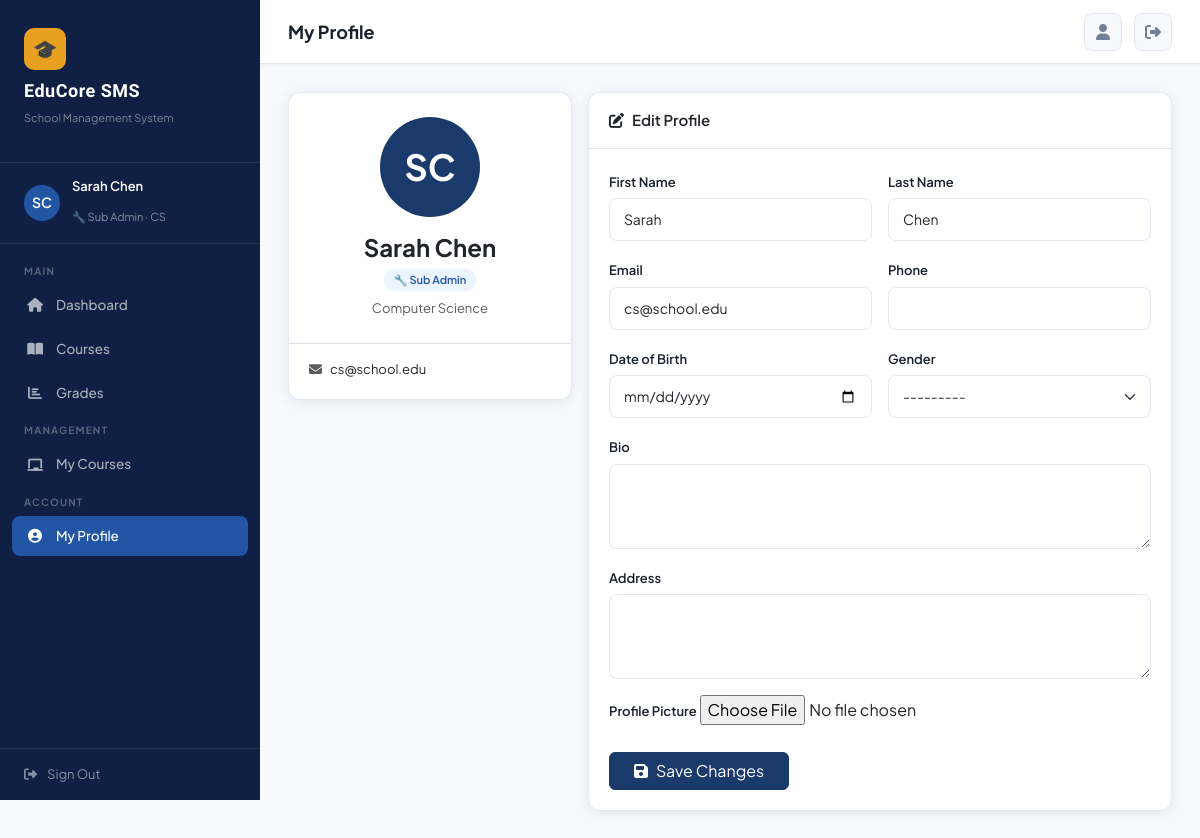
The app's page /accounts/profile/ (signed in) with its own data.
### accounts/models.py (models this page shows, shortened)
class User(AbstractUser):
    ROLE_CHOICES = [
        ('super_admin', 'Super Admin'),
        ('sub_admin', 'Sub Admin'),
        ('student', 'Student'),
    ]
    role = models.CharField(max_length=20, choices=ROLE_CHOICES, default='student')
    department = models.ForeignKey(Department, on_delete=models.SET_NULL, null=True, blank=True)
    phone = models.CharField(max_length=20, blank=True)
    address = models.TextField(blank=True)
    profile_picture = models.ImageField(upload_to='profiles/', blank=True, null=True)
    bio = models.TextField(blank=True)
    student_id = models.CharField(max_length=20, blank=True, unique=True, null=True)
    date_of_birth = models.DateField(null=True, blank=True)
    gender = models.CharField(max_length=10, choices=[('M','Male'),('F','Female'),('O','Other')], blank=True)
    is_active = models.BooleanField(default=True)
    created_at = models.DateTimeField(auto_now_add=True)
    @property
    def is_super_admin(self):
        return self.role == 'super_admin'
    @property
    def is_sub_admin(self):
        return self.role == 'sub_admin'

class Department(models.Model):
    name = models.CharField(max_length=100)
    code = models.CharField(max_length=10, unique=True)
    description = models.TextField(blank=True)
    created_at = models.DateTimeField(auto_now_add=True)

### accounts/views.py (the view)
# urls.py: path('profile/', views.profile_view, name='profile'),
@login_required
def profile_view(request):
    if request.method == 'POST':
        form = UserProfileForm(request.POST, request.FILES, instance=request.user)
        if form.is_valid():
            form.save()
            messages.success(request, 'Profile updated successfully!')
            return redirect('profile')
    else:
        form = UserProfileForm(instance=request.user)
    return render(request, 'accounts/profile.html', {'form': form})

### accounts/forms.py
class UserProfileForm(forms.ModelForm):
    class Meta:
        model = User
        fields = ['first_name','last_name','email','phone','address','profile_picture','bio','date_of_birth','gender']
        widgets = {
            'first_name': forms.TextInput(attrs={'class':'form-control'}),
            'last_name': forms.TextInput(attrs={'class':'form-control'}),
            'email': forms.EmailInput(attrs={'class':'form-control'}),
            'phone': forms.TextInput(attrs={'class':'form-control'}),
            'address': forms.Textarea(attrs={'class':'form-control','rows':3}),
            'bio': forms.Textarea(attrs={'class':'form-control','rows':3}),
            'date_of_birth': forms.DateInput(attrs={'class':'form-control','type':'date'}),
            'gender': forms.Select(attrs={'class':'form-select'}),
        }

### templates/accounts/profile.html (shortened to what this page needs)
{% extends 'base.html' %}
{% block page_title %}My Profile{% endblock %}
{% block content %}
<div class="row g-3">
  <div class="col-md-4">
    <div class="card text-center">
      <div class="card-body py-4">
        <div style="width:100px;height:100px;border-radius:50%;background:var(--primary);display:flex;align-items:center;justify-content:center;font-size:36px;font-weight:700;color:white;margin:0 auto 16px;overflow:hidden;">
          {% if user.profile_picture %}<img src="{{ user.profile_picture.url }}" style="width:100%;height:100%;object-fit:cover;">{% else %}{{ user.first_name|first|upper }}{{ user.last_name|first|upper }}{% endif %}
        </div>
        <h4 style="font-weight:700;margin-bottom:4px;">{{ user.get_full_name|default:user.username }}</h4>
        <span class="role-badge {% if user.is_super_admin %}badge-super{% elif user.is_sub_admin %}badge-admin{% else %}badge-student{% endif %}">
          {% if user.is_super_admin %}⭐ Super Admin{% elif user.is_sub_admin %}🔧 Sub Admin{% else %}🎒 Student{% endif %}
        </span>
        {% if user.department %}<p class="text-muted mt-2 mb-0" style="font-size:13px;">{{ user.department.name }}</p>{% endif %}
      </div>
      <div class="card-body border-top pt-3">
        <div style="display:grid;gap:10px;text-align:left;">
          {% if user.email %}<div style="font-size:13px;"><i class="fas fa-envelope me-2 text-muted"></i>{{ user.email }}</div>{% endif %}
        </div>
      </div>
    </div>
  </div>
  <div class="col-md-8">
    <div class="card">
      <div class="card-header"><i class="fas fa-edit me-2"></i>Edit Profile</div>
      <div class="card-body">
        <form method="post" enctype="multipart/form-data">
          <div class="row g-3">
            <div class="col-md-6">
              <label class="form-label">First Name</label>
              {{ form.first_name }}
            </div>
            <div class="col-md-6">
              <label class="form-label">Last Name</label>
              {{ form.last_name }}
            </div>
            <div class="col-md-6">
              <label class="form-label">Email</label>
              {{ form.email }}
            </div>
            <div class="col-md-6">
              <label class="form-label">Phone</label>
              {{ form.phone }}
            </div>
            <div class="col-md-6">
              <label class="form-label">Date of Birth</label>
              {{ form.date_of_birth }}
            </div>
            <div class="col-md-6">
              <label class="form-label">Gender</label>
              {{ form.gender }}
            </div>
            <div class="col-12">
              <label class="form-label">Bio</label>
              {{ form.bio }}
            </div>
            <div class="col-12">
              <label class="form-label">Address</label>
              {{ form.address }}
            </div>
            <div class="col-12">
              <label class="form-label">Profile Picture</label>
              {{ form.profile_picture }}
            </div>
          </div>
          <div class="mt-4">
            <button type="submit" class="btn btn-primary px-4"><i class="fas fa-save me-2"></i>Save Changes</button>
          </div>
        </form>
      </div>
    </div>
  </div>
</div>
{% endblock %}

### templates/base.html (shortened to what this page needs)
<!DOCTYPE html>
<html lang="en">
<head>
<link href="https://cdnjs.cloudflare.com/ajax/libs/bootstrap/5.3.0/css/bootstrap.min.css" rel="stylesheet">
<link href="https://cdnjs.cloudflare.com/ajax/libs/font-awesome/6.4.0/css/all.min.css" rel="stylesheet">
</head>
<body>
{% if user.is_authenticated %}
<div id="sidebar">
  <div class="sidebar-logo">
    <div class="logo-icon">🎓</div>
    <h2>EduCore SMS</h2>
    <p>School Management System</p>
  </div>
  <div class="sidebar-user">
    <div class="avatar">
      {% if user.profile_picture %}
        <img src="{{ user.profile_picture.url }}" alt="">
      {% else %}
        {{ user.first_name|first|upper }}{{ user.last_name|first|upper }}
      {% endif %}
    </div>
    <div class="info">
      <h4>{{ user.get_full_name|default:user.username }}</h4>
      <span>
        {% if user.is_super_admin %}⭐ Super Admin
        {% elif user.is_sub_admin %}🔧 Sub Admin{% if user.department %} · {{ user.department.code }}{% endif %}
        {% else %}🎒 Student{% endif %}
      </span>
    </div>
  </div>
  <nav class="sidebar-nav">
    <div class="nav-section-label">Main</div>
    <div class="nav-item">
      <a href="{% url 'dashboard' %}" class="nav-link {% if request.resolver_match.url_name == 'dashboard' %}active{% endif %}">
        <i class="fas fa-home"></i> Dashboard
      </a>
    </div>
    <div class="nav-item">
      <a href="{% url 'course_list' %}" class="nav-link {% if 'course' in request.resolver_match.url_name %}active{% endif %}">
        <i class="fas fa-book-open"></i> Courses
      </a>
    </div>
    <div class="nav-item">
      <a href="{% url 'grade_list' %}" class="nav-link {% if 'grade' in request.resolver_match.url_name or 'semester_results' in request.resolver_match.url_name %}active{% endif %}">
        <i class="fas fa-chart-bar"></i> Grades
      </a>
    </div>
    {% if user.is_super_admin or user.is_sub_admin %}
    <div class="nav-section-label">Management</div>
    <div class="nav-item">
      <a href="{% url 'course_list' %}" class="nav-link">
        <i class="fas fa-chalkboard"></i> My Courses
      </a>
    </div>
    {% endif %}
    <div class="nav-section-label">Account</div>
    <div class="nav-item">
      <a href="{% url 'profile' %}" class="nav-link {% if request.resolver_match.url_name == 'profile' %}active{% endif %}">
        <i class="fas fa-user-circle"></i> My Profile
      </a>
    </div>
  </nav>
  <div class="sidebar-footer">
    <a href="{% url 'logout' %}"><i class="fas fa-sign-out-alt"></i> Sign Out</a>
  </div>
</div>
<div id="main-content">
  <div class="topbar">
    <div class="d-flex align-items-center gap-3">
      <span class="topbar-title">{% block page_title %}Dashboard{% endblock %}</span>
    </div>
    <div class="topbar-actions">
      <a href="{% url 'profile' %}" class="btn-icon" title="Profile">
        <i class="fas fa-user"></i>
      </a>
      <a href="{% url 'logout' %}" class="btn-icon" title="Logout">
        <i class="fas fa-sign-out-alt"></i>
      </a>
    </div>
  </div>
  <div class="page-content">
    {% block content %}{% endblock %}
  </div>
</div>
{% else %}
  {% block auth_content %}{% endblock %}
{% endif %}
</body>
</html>

### templates/base.html (style rules this page uses)
:root { --primary: #1a3a6b; --primary-light: #2255a4; --accent: #e8a020; --accent-hover: #d4911c; --sidebar-bg: #0f2044; --sidebar-hover: #1a3a6b; --success: #0f9e6e; --danger: #e53e3e; --warning: #f6ad55; --text-dark: #1a202c; --text-muted: #718096; --bg-light: #f7f9fc; --card-shadow: 0 2px 12px rgba(26,58,107,0.10); --card-shadow-hover: 0 8px 24px rgba(26,58,107,0.18); --border-color: #e2e8f0; --sidebar-width: 260px; }
* { box-sizing: border-box; margin: 0; padding: 0; }
body { font-family: 'Plus Jakarta Sans', sans-serif; background: var(--bg-light); color: var(--text-dark); min-height: 100vh; }
#sidebar { width: var(--sidebar-width); height: 100vh; background: var(--sidebar-bg); position: fixed; left: 0; top: 0; z-index: 1000; overflow-y: auto; transition: transform 0.3s ease; display: flex; flex-direction: column; }
.sidebar-logo { padding: 28px 24px 20px; border-bottom: 1px solid rgba(255,255,255,0.08); }
.sidebar-logo .logo-icon { width: 42px; height: 42px; background: var(--accent); border-radius: 10px; display: flex; align-items: center; justify-content: center; font-size: 20px; margin-bottom: 10px; }
.sidebar-logo h2 { font-family: 'Sora', sans-serif; font-size: 18px; font-weight: 700; color: white; letter-spacing: 0.5px; }
.sidebar-logo p { font-size: 11px; color: rgba(255,255,255,0.45); margin-top: 2px; }
.sidebar-user { padding: 16px 24px; border-bottom: 1px solid rgba(255,255,255,0.08); display: flex; align-items: center; gap: 12px; }
.sidebar-user .avatar { width: 36px; height: 36px; border-radius: 50%; background: var(--primary-light); display: flex; align-items: center; justify-content: center; font-size: 14px; font-weight: 600; color: white; flex-shrink: 0; overflow: hidden; }
.sidebar-user .info h4 { font-size: 13px; font-weight: 600; color: white; }
.sidebar-user .info span { font-size: 11px; color: rgba(255,255,255,0.5); }
.sidebar-nav { padding: 12px 0; flex: 1; }
.nav-section-label { padding: 8px 24px 4px; font-size: 10px; font-weight: 700; color: rgba(255,255,255,0.3); text-transform: uppercase; letter-spacing: 1.2px; }
.nav-item { padding: 2px 12px; }
.nav-link { display: flex; align-items: center; gap: 12px; padding: 10px 14px; border-radius: 8px; color: rgba(255,255,255,0.65); text-decoration: none; font-size: 13.5px; font-weight: 500; transition: all 0.2s; }
.nav-link:hover, .nav-link.active { background: var(--sidebar-hover); color: white; }
.nav-link.active { background: var(--primary-light); color: white; }
.nav-link i { width: 18px; text-align: center; font-size: 14px; }
.sidebar-footer { padding: 16px 24px; border-top: 1px solid rgba(255,255,255,0.08); }
.sidebar-footer a { display: flex; align-items: center; gap: 10px; color: rgba(255,255,255,0.5); text-decoration: none; font-size: 13px; transition: color 0.2s; }
#main-content { margin-left: var(--sidebar-width); min-height: 100vh; transition: margin 0.3s ease; }
.topbar { background: white; border-bottom: 1px solid var(--border-color); padding: 0 28px; height: 64px; display: flex; align-items: center; justify-content: space-between; position: sticky; top: 0; z-index: 100; box-shadow: 0 1px 4px rgba(0,0,0,0.05); }
.topbar-title { font-size: 18px; font-weight: 700; color: var(--text-dark); }
.topbar-actions { display: flex; align-items: center; gap: 12px; }
.topbar-actions .btn-icon { width: 38px; height: 38px; border-radius: 8px; background: var(--bg-light); border: 1px solid var(--border-color); display: flex; align-items: center; justify-content: center; color: var(--text-muted); cursor: pointer; transition: all 0.2s; text-decoration: none; }
.page-content { padding: 28px; }
.card { border: 1px solid var(--border-color); border-radius: 12px; box-shadow: var(--card-shadow); background: white; overflow: hidden; }
.card-header { background: white; border-bottom: 1px solid var(--border-color); padding: 16px 20px; font-weight: 600; font-size: 15px; }
.card-body { padding: 20px; }
.btn-primary { background: var(--primary); border-color: var(--primary); }
.badge-admin { background: #ebf4ff; color: #2255a4; }
.form-control, .form-select { border: 1.5px solid var(--border-color); border-radius: 8px; padding: 10px 14px; font-size: 14px; transition: border-color 0.2s, box-shadow 0.2s; }
.form-label { font-weight: 600; font-size: 13px; margin-bottom: 6px; color: var(--text-dark); }
.role-badge { display: inline-flex; align-items: center; gap: 5px; padding: 3px 10px; border-radius: 20px; font-size: 11px; font-weight: 600; }

### records on screen
User: first_name|first "S", last_name|first "C", get_full_name "Sarah Chen", department.code "CS", department.name "Computer Science", email "cs@school.edu", first_name "Sarah", last_name "Chen", gender "---------"
